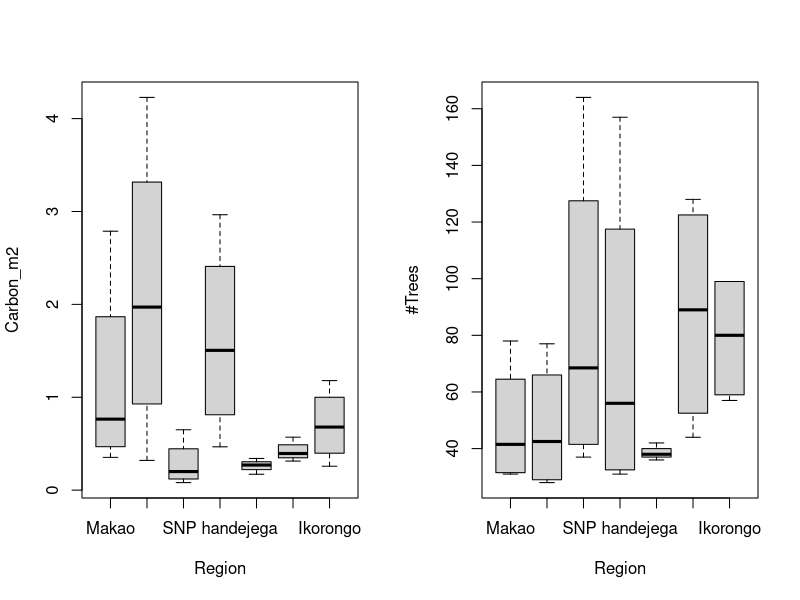

Generate this figure with R:
#### 1. Sorting tree data to what I need to use ####

rm(list=ls())

# packages 
#library(lattice)
#library(MASS)
#library(dplyr)
#library(plyr)
#library(lubridate)
#library(data.table)
#library(xlsx)
#library(ggplot2)

# Data
Philtrees<-read.csv(file="Ecosystem carbon/Tree.data/Tree.data.Seregenti.PhilipoBio.csv", sep=",",header=TRUE)
names(Philtrees)
levels(Philtrees$area)
class(Philtrees$area)

# Removing branch, and removing areas I did not visit 
# - find a way to do this in one process??
Philtrees2<-Philtrees[Philtrees$tree.part!="branch",]
Philtrees3 <- Philtrees2[Philtrees2$area!="MakaoWMA",]
Philtrees3 <- Philtrees3[Philtrees3$area!="Ololosokwan",]
Philtrees4 <- Philtrees3[Philtrees3$area!="SNP kleins gate",]

Philtrees4<-droplevels(Philtrees4)

levels(Philtrees4$area)

# Reducing the data - removing columns I dont need
names(Philtrees4)
Vildetrees <- Philtrees4[,c(1:7,9,28,31:33)]

# Rearanging my data in the order I visited the sites: 
Vildetrees$area<- factor(Vildetrees$area, levels = c("Makao","Maswa","Mwantimba","SNP handejega","Seronera", "Park Nyigoti","Ikorongo"))

levels(Vildetrees$area) # Releveled

# making unique block id (factor) by using the paste function - creating block.id column with area and block together seperated by "_" 
Vildetrees$block.id <- as.factor(with(Vildetrees,paste(area,block,sep="_")))
# Then transforming each unique combination into a number
Vildetrees$block.id <- as.factor(as.numeric(Vildetrees$block.id))
summary(levels(Vildetrees$block.id)) # 27 unique blocks (nit 28 - missing one in Seronera)

# Aggregate carbon per block
names(Vildetrees)

Carbon.per.block<-aggregate(Carbon.kg.per.tree~area+block.id, Vildetrees,sum)
Trees.per.block <- aggregate(number~area+block.id, Vildetrees,length)
Block.size<-aggregate(area.m2~area+block.id,Vildetrees,mean)
Block <- aggregate(block~area+block.id,Vildetrees,mean)

# creating a table 
Tree.carbon <- cbind(Block.size,Block[3],Carbon.per.block[3],Trees.per.block[3])
colnames(Tree.carbon) <- c("Region","Block.id","Block.area.m2","Block","Tree.carbon.block.kg","No.trees.block")

# Adding a collumn of carbon per m2 
Tree.carbon$carbon.per.m2 <- Tree.carbon$Tree.carbon.block.kg/Tree.carbon$Block.area.m2

# write.csv(Tree.carbon,file="Tree.Carbon.csv")

#### 2. Exploring the data #### 
par(mfrow=c(1,2))

boxplot(carbon.per.m2 ~ Region, 
        xlab = "Region",
        ylab = "Carbon_m2",
        data = Tree.carbon)
  
boxplot(No.trees.block ~ Region, 
        xlab = "Region",
        ylab = "#Trees",
        data = Tree.carbon)






